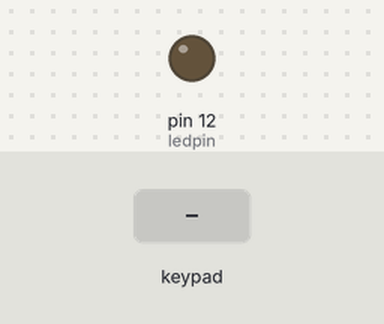
Simulated run of this sketch. Board: Arduino Uno, built with avr-gcc and run on an emulated ATmega328P. Shown: output pins drawn as LEDs (lit = HIGH). The inputs (shaded band) are chosen by the test bench.

Above: at 1.2 s.
1.3 s: key '1' pressed
At 1.31 s:
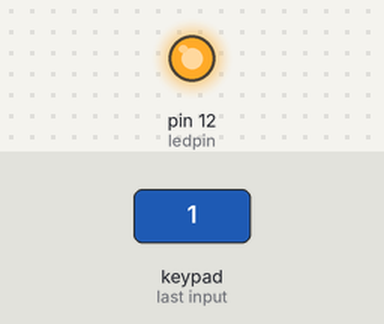
Timing chart, 0 to 4.3 s (numbered marks = the images above; inputs shaded):
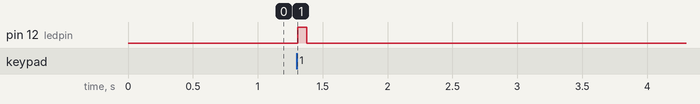

Measured:
- after the input at 1.3 s, pin 12 (ledpin): LOW → HIGH at once, → LOW 0.07 s later

The sketch:

BoseIRSend.ino
```cpp
#include <IRLib.h>
#include <Keypad.h>

const byte ROWS = 2; // two rows
const byte COLS = 2; // two columns
// Define the Keymap
char keys[ROWS][COLS] = {
  {'1','2'},
  {'3','4'},
};
// Connect keypad ROW0, ROW1, to these Arduino pins.
byte rowPins[ROWS] = { 9, 8 };
// Connect keypad COL0, COL1 to these Arduino pins.
byte colPins[COLS] = { 11, 10 };

// Create the Keypad
Keypad kpd = Keypad( makeKeymap(keys), rowPins, colPins, ROWS, COLS );

#define ledpin 12

IRsend My_Sender;

void setup()
{
  pinMode(ledpin,OUTPUT);
  digitalWrite(ledpin, LOW);
}

void loop()
{
  char key = kpd.getKey();
  if(key)  // Check for a valid key.
  {
    switch (key)
    {
      case '1': //POWER
	digitalWrite(ledpin, HIGH);
	My_Sender.send(NEC,0x5dd232cd, 32);
	digitalWrite(ledpin, LOW);
        break;

      case '2': //MUTE
        digitalWrite(ledpin, HIGH);
        My_Sender.send(NEC,0x5dd2807f, 32);
        digitalWrite(ledpin, LOW);
        break;

      case '3': //VOL +
        digitalWrite(ledpin, HIGH);
    	My_Sender.send(NEC,0x5dd2C03f, 32);
      	digitalWrite(ledpin, LOW);
        break;

      case '4': //VOL -
        digitalWrite(ledpin, HIGH);
    	My_Sender.send(NEC,0x5dd240bf, 32);
	digitalWrite(ledpin, LOW);
        break;
    }
  }
}
```
